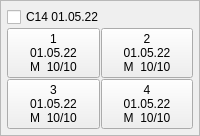
          <widget class="QFrame" name="frame_68">
           <property name="frameShape">
            <enum>QFrame::StyledPanel</enum>
           </property>
           <property name="frameShadow">
            <enum>QFrame::Raised</enum>
           </property>
           <layout class="QHBoxLayout" name="horizontalLayout_4">
            <property name="spacing">
             <number>1</number>
            </property>
            <property name="leftMargin">
             <number>1</number>
            </property>
            <property name="topMargin">
             <number>1</number>
            </property>
            <property name="rightMargin">
             <number>1</number>
            </property>
            <property name="bottomMargin">
             <number>1</number>
            </property>
            <item>
             <layout class="QGridLayout" name="gridLayout_68">
              <property name="leftMargin">
               <number>5</number>
              </property>
              <property name="topMargin">
               <number>5</number>
              </property>
              <property name="rightMargin">
               <number>5</number>
              </property>
              <property name="bottomMargin">
               <number>5</number>
              </property>
              <item row="0" column="0" colspan="2">
               <widget class="QCheckBox" name="A1_68">
                <property name="text">
                 <string>C14 01.05.22</string>
                </property>
               </widget>
              </item>
              <item row="1" column="0">
               <widget class="QPushButton" name="pushButton_274">
                <property name="text">
                 <string>1
01.05.22
M  10/10</string>
                </property>
               </widget>
              </item>
              <item row="1" column="1">
               <widget class="QPushButton" name="pushButton_272">
                <property name="text">
                 <string>2
01.05.22
M  10/10</string>
                </property>
               </widget>
              </item>
              <item row="2" column="0">
               <widget class="QPushButton" name="pushButton_275">
                <property name="text">
                 <string>3
01.05.22
M  10/10</string>
                </property>
               </widget>
              </item>
              <item row="2" column="1">
               <widget class="QPushButton" name="pushButton_273">
                <property name="text">
                 <string>4
01.05.22
M  10/10</string>
                </property>
               </widget>
              </item>
             </layout>
            </item>
           </layout>
          </widget>
